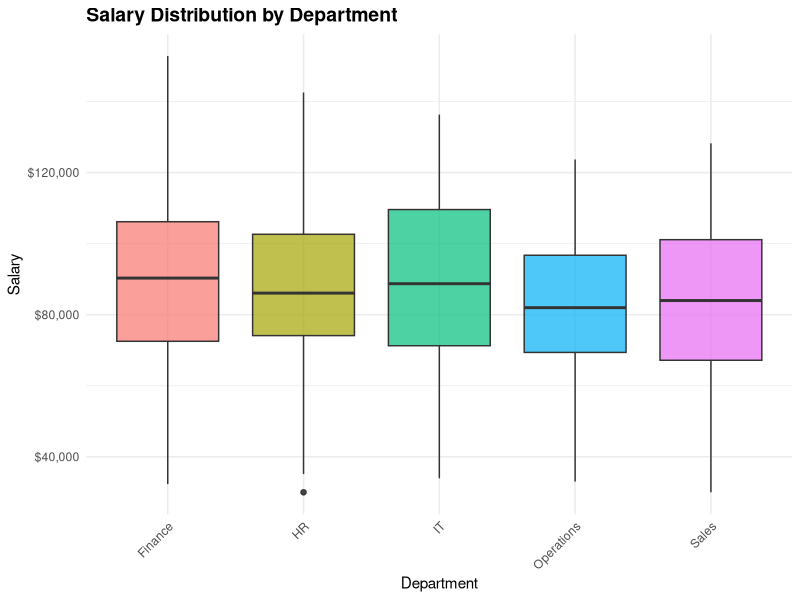
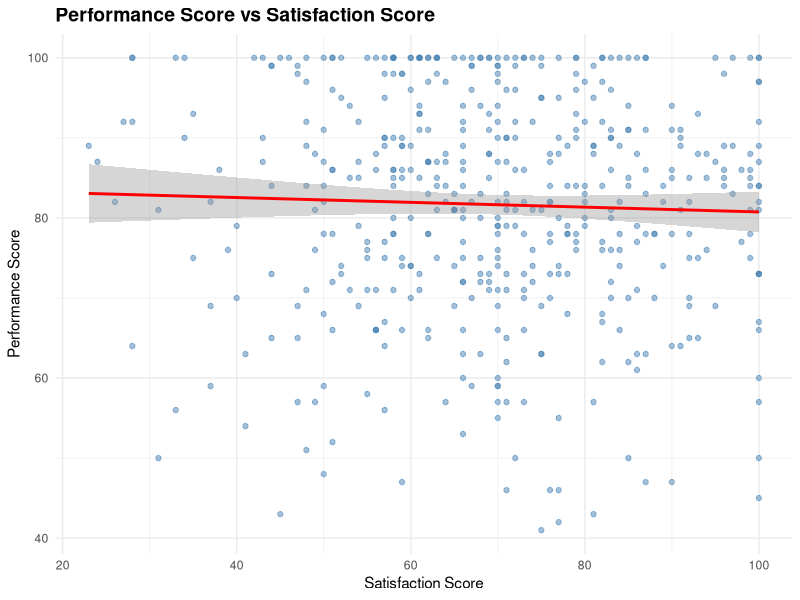
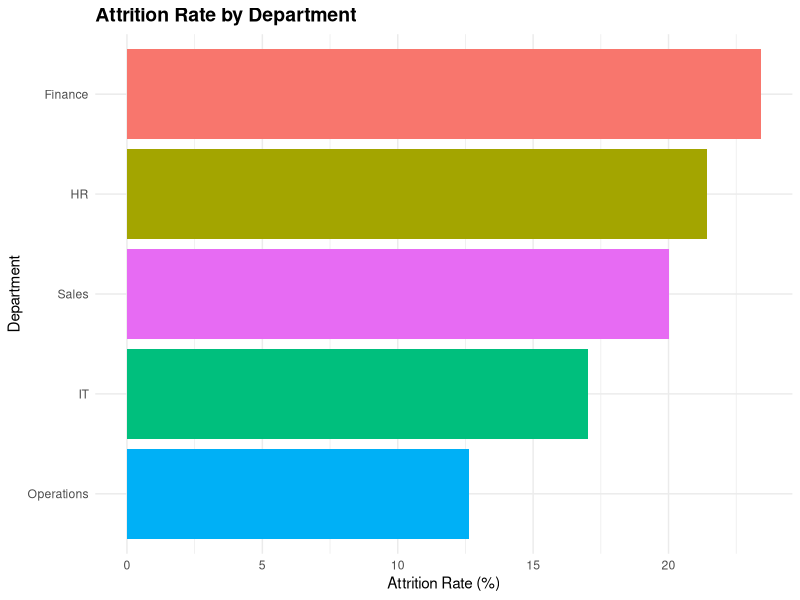
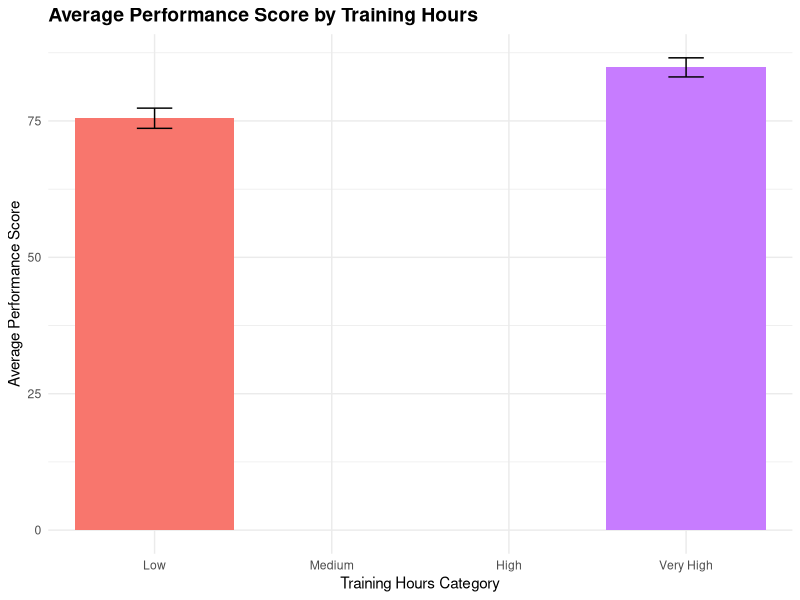
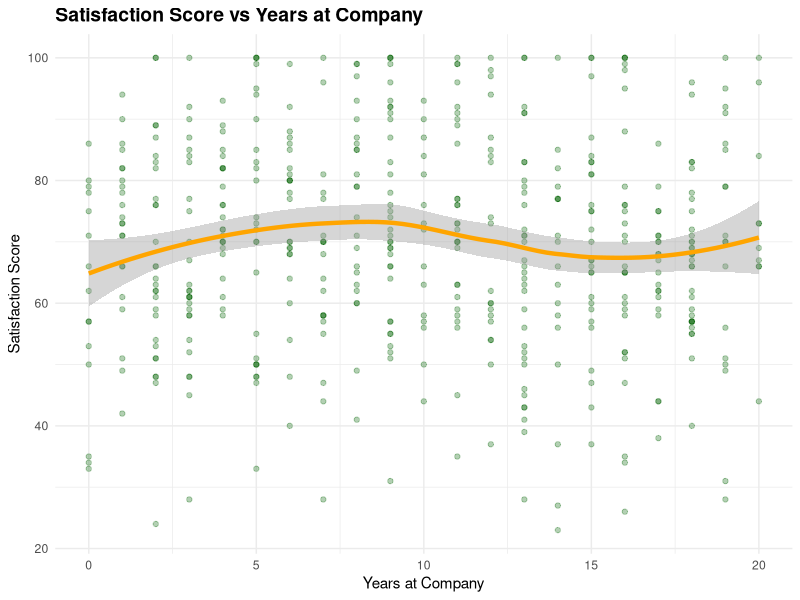
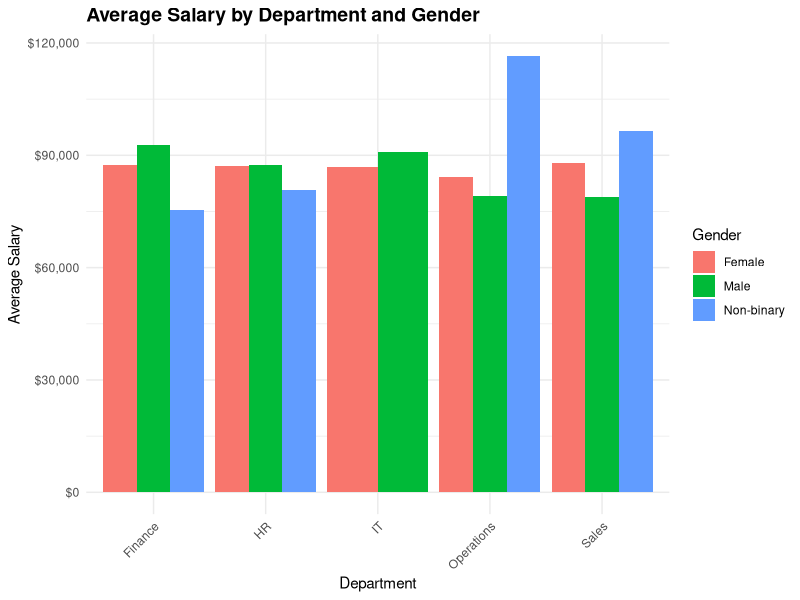

R code for these plots, in order:
# Data Visualization Script

library(tidyverse)
library(ggthemes)
library(scales)

# Load data
df <- read.csv("../data/employee_data_clean.csv")
df <- df %>%
  mutate(across(c(gender, department, promotion_last_5years, 
                  left_company, age_group, salary_category, 
                  tenure_category), as.factor))

# Set theme
theme_set(theme_minimal() + 
          theme(plot.title = element_text(face = "bold", size = 14)))

# 1. SALARY DISTRIBUTION BY DEPARTMENT
p1 <- ggplot(df, aes(x = department, y = salary, fill = department)) +
  geom_boxplot(alpha = 0.7) +
  scale_y_continuous(labels = dollar_format()) +
  labs(title = "Salary Distribution by Department",
       x = "Department", y = "Salary") +
  theme(legend.position = "none",
        axis.text.x = element_text(angle = 45, hjust = 1))

ggsave("../outputs/figures/salary_by_dept.png", p1, width = 10, height = 6)

# 2. PERFORMANCE VS SATISFACTION
p2 <- ggplot(df, aes(x = satisfaction_score, y = performance_score)) +
  geom_point(alpha = 0.5, color = "steelblue") +
  geom_smooth(method = "lm", color = "red", se = TRUE) +
  labs(title = "Performance Score vs Satisfaction Score",
       x = "Satisfaction Score", y = "Performance Score")

ggsave("../outputs/figures/performance_vs_satisfaction.png", p2, width = 10, height = 6)

# 3. ATTRITION BY DEPARTMENT
p3 <- df %>%
  group_by(department, left_company) %>%
  summarise(count = n(), .groups = "drop") %>%
  group_by(department) %>%
  mutate(pct = count / sum(count) * 100) %>%
  filter(left_company == "Yes") %>%
  ggplot(aes(x = reorder(department, pct), y = pct, fill = department)) +
  geom_col() +
  coord_flip() +
  labs(title = "Attrition Rate by Department",
       x = "Department", y = "Attrition Rate (%)") +
  theme(legend.position = "none")

ggsave("../outputs/figures/attrition_by_dept.png", p3, width = 10, height = 6)

# 4. TRAINING HOURS IMPACT
p4 <- df %>%
  mutate(training_cat = cut(training_hours, breaks = 4, 
                            labels = c("Low", "Medium", "High", "Very High"))) %>%
  group_by(training_cat) %>%
  summarise(
    avg_performance = mean(performance_score),
    se = sd(performance_score) / sqrt(n())
  ) %>%
  ggplot(aes(x = training_cat, y = avg_performance, fill = training_cat)) +
  geom_col() +
  geom_errorbar(aes(ymin = avg_performance - se, ymax = avg_performance + se),
                width = 0.2) +
  labs(title = "Average Performance Score by Training Hours",
       x = "Training Hours Category", y = "Average Performance Score") +
  theme(legend.position = "none")

ggsave("../outputs/figures/training_impact.png", p4, width = 10, height = 6)

# 5. TENURE AND SATISFACTION
p5 <- ggplot(df, aes(x = years_at_company, y = satisfaction_score)) +
  geom_point(alpha = 0.3, color = "darkgreen") +
  geom_smooth(method = "loess", color = "orange", size = 1.5) +
  labs(title = "Satisfaction Score vs Years at Company",
       x = "Years at Company", y = "Satisfaction Score")

ggsave("../outputs/figures/tenure_satisfaction.png", p5, width = 10, height = 6)

# 6. COMPREHENSIVE DASHBOARD PLOT
p6 <- df %>%
  group_by(department, gender) %>%
  summarise(
    avg_salary = mean(salary),
    avg_performance = mean(performance_score),
    .groups = "drop"
  ) %>%
  ggplot(aes(x = department, y = avg_salary, fill = gender)) +
  geom_col(position = "dodge") +
  scale_y_continuous(labels = dollar_format()) +
  labs(title = "Average Salary by Department and Gender",
       x = "Department", y = "Average Salary",
       fill = "Gender") +
  theme(axis.text.x = element_text(angle = 45, hjust = 1))

ggsave("../outputs/figures/salary_dept_gender.png", p6, width = 12, height = 6)

cat("All visualizations saved to ../outputs/figures/\n")
